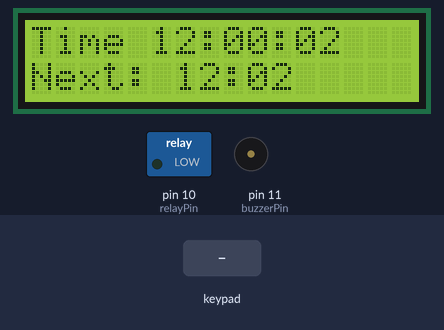
The sketch below on a simulated Arduino Uno, built with avr-gcc and run on an emulated ATmega328P. On the bench: 16×2 character LCD, switched loads named in the sketch (green lamp = pin HIGH), buzzer (waves = sounding, pin HIGH). The inputs (shaded band) are chosen by the test bench.

Above: at 2.7 s.
2.8 s: keypad keys 1 2 0 2 * pressed 0.4 s apart
At 4.9 s:
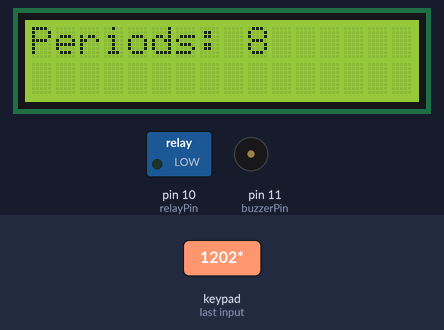
6.3 s: key 'A' pressed
At 6.8 s:
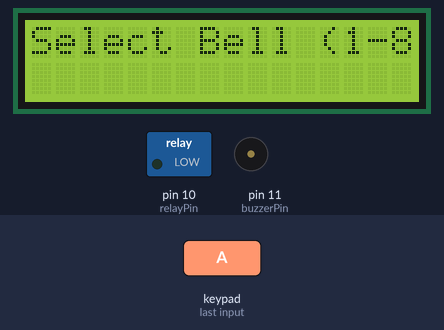
8.0 s: keypad keys 1 2 0 2 # pressed 0.4 s apart
At 10.5 s:
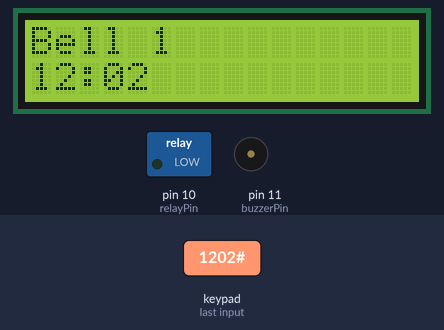
Timing chart, 0 to 12.0 s (numbered marks = the images above; inputs shaded):
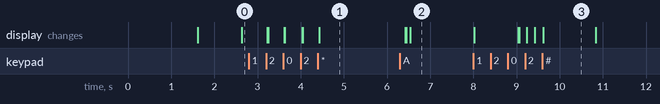

Measured:
- after the input at 2.8 s, the display: first changes after 0.43 s (image 1 shows a later state)
- after the input at 6.3 s, the display: first differs from a run without the input after 0.23 s (image 2)
- after the input at 8.0 s, the display: first changes at once (image 3 shows a later state)

The sketch:

Smart_Bell.ino
```cpp
#include <LiquidCrystal_I2C.h>
#include <Keypad.h>

LiquidCrystal_I2C lcd(0x27, 16, 2);

// Pins
int relayPin = 10;
int buzzerPin = 11; // Active Buzzer

// Time
int hourNow = 12;
int minuteNow = 0;
int secondNow = 0;

String bellTimes[8] = {"1202","1205","1210","1215","1230","1300","1400","1500"};
int totalTimes = 8;

unsigned long lastSecondCheck = 0;

// Keypad
const byte ROWS = 4;
const byte COLS = 4;
char keys[ROWS][COLS] =
{
  {'1','2','3','A'},
  {'4','5','6','B'},
  {'7','8','9','C'},
  {'*','0','#','D'}
};

byte rowPins[ROWS] = {9, 8, 7, 6};
byte colPins[COLS] = {5, 4, 3, 2};

Keypad keypad = Keypad(makeKeymap(keys), rowPins, colPins, ROWS, COLS);

int mode = 0;
int selectedBell = -1;
String inputBuffer = "";

// Next Bell
String getNextBell() {
  String now = "";
  if(hourNow < 10) now += "0";
  now += hourNow;
  if(minuteNow < 10) now += "0";
  now += minuteNow;

  for(int i=0;i<totalTimes;i++){
    if(bellTimes[i] > now) return bellTimes[i];
  }
  return "None";
}

// Display Time & Next
void displayMain(){
  lcd.setCursor(0,0);
  lcd.print("Time ");
  if(hourNow<10) lcd.print("0");
  lcd.print(hourNow);
  lcd.print(":");
  if(minuteNow<10) lcd.print("0");
  lcd.print(minuteNow);
  lcd.print(":");
  if(secondNow<10) lcd.print("0");
  lcd.print(secondNow);

  lcd.setCursor(0,1);
  lcd.print("Next: ");
  String nxt = getNextBell();
  if(nxt=="None") lcd.print("None     ");
  else {
    lcd.print(nxt.substring(0,2));
    lcd.print(":");
    lcd.print(nxt.substring(2,4));
    lcd.print("     ");
  }
}

void setup(){
  pinMode(relayPin, OUTPUT);
  pinMode(buzzerPin, OUTPUT);
  digitalWrite(relayPin, LOW);
  digitalWrite(buzzerPin, LOW);

  lcd.init();
  lcd.backlight();
  lcd.print("School Bell Ringing");
  delay(1500);
  lcd.clear();
}

void loop(){

  // Tick clock every 1 second
  if(millis() - lastSecondCheck >= 1000){
    lastSecondCheck = millis();
    secondNow++;
    if(secondNow >= 60){
      secondNow = 0;
      minuteNow++;
      if(minuteNow >= 60){
        minuteNow = 0;
        hourNow++;
        if(hourNow >= 24) hourNow = 0;
      }
    }
  }

  if(mode == 0) displayMain();

  char key = keypad.getKey();
  if(!key) return;

  // Show total bells
  if(key == '*'){
    lcd.clear();
    lcd.print("Periods: ");
    lcd.print(totalTimes);
    delay(2000);
    lcd.clear();
    return;
  }

  // Scroll bell times
  if(key == '#'){
    lcd.clear();
    for(int i=0;i<totalTimes;i++){
      lcd.setCursor(0,0);
      lcd.print("Bell ");
      lcd.print(i+1);
      lcd.setCursor(0,1);
      lcd.print(bellTimes[i].substring(0,2));
      lcd.print(":");
      lcd.print(bellTimes[i].substring(2,4));
      delay(1200);
      lcd.clear();
    }
    return;
  }

  // A = Edit Bell
  if(key == 'A'){
    mode = 1;
    lcd.clear();
    lcd.print("Select Bell (1-8)");
    selectedBell = -1;
    inputBuffer="";
    return;
  }

  // C = Set Clock
  if(key == 'C'){
    mode = 2;
    inputBuffer="";
    lcd.clear();
    lcd.print("Set Time HHMM");
    lcd.setCursor(0,1);
    return;
  }

  // Number Pressed
  if(key >= '0' && key <= '9'){
    if(mode == 1 && selectedBell == -1){
      selectedBell = key - '1';
      if(selectedBell < 0 || selectedBell >= totalTimes){
        lcd.clear();
        lcd.print("Invalid Bell");
        delay(1000);
        mode = 0;
        return;
      }
      lcd.clear();
      lcd.print("Bell ");
      lcd.print(selectedBell+1);
      lcd.setCursor(0,1);
      lcd.print("Old:");
      lcd.print(bellTimes[selectedBell]);
      delay(1000);
      lcd.clear();
      lcd.print("New HHMM:");
      inputBuffer="";
      return;
    }

    if(inputBuffer.length() < 4){
      inputBuffer+=key;
      lcd.setCursor(0,1);
      lcd.print(inputBuffer + "   ");
    }
    return;
  }

  // B = SAVE
  if(key == 'B'){
    if(inputBuffer.length() != 4){
      lcd.setCursor(0,1);
      lcd.print("Invalid");
      delay(800);
      mode=0;
      return;
    }

    if(mode == 1){
      bellTimes[selectedBell] = inputBuffer;
      lcd.clear();
      lcd.print("Bell Saved");
      delay(1000);
      mode=0;
    }

    if(mode == 2){
      hourNow = inputBuffer.substring(0,2).toInt();
      minuteNow = inputBuffer.substring(2,4).toInt();
      secondNow = 0;
      lcd.clear();
      lcd.print("Time Updated");
      delay(1000);
      mode=0;
    }

    inputBuffer="";
    return;
  }

  // RING CHECK HHMM only
  String nowTime = "";
  if(hourNow<10) nowTime+="0";
  nowTime+=hourNow;
  if(minuteNow<10) nowTime+="0";
  nowTime+=minuteNow;

  for(int i=0;i<totalTimes;i++){
    if(nowTime == bellTimes[i] && secondNow == 0){
      lcd.setCursor(0,1);
      lcd.print("RINGING!!!!");
      digitalWrite(relayPin, HIGH);
      digitalWrite(buzzerPin, HIGH);
      delay(3000);
      digitalWrite(relayPin, LOW);
      digitalWrite(buzzerPin, LOW);
    }
  }
}
```
